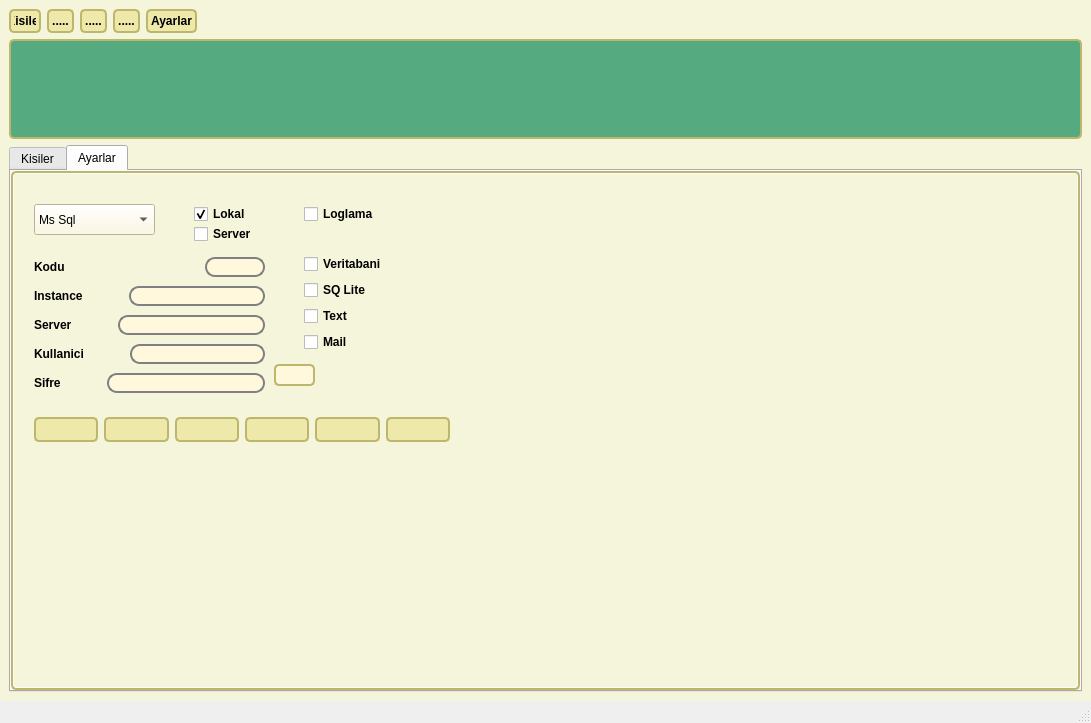
<?xml version="1.0" encoding="UTF-8"?>
<ui version="4.0">
 <class>MainWindow</class>
 <widget class="QMainWindow" name="MainWindow">
  <property name="geometry">
   <rect>
    <x>0</x>
    <y>0</y>
    <width>1091</width>
    <height>723</height>
   </rect>
  </property>
  <property name="windowTitle">
   <string>MainWindow</string>
  </property>
  <property name="styleSheet">
   <string notr="true">.QWidget {
   background-color: beige;
}

/* Nice Windows-XP-style password character. */
QLineEdit[echoMode=&quot;2&quot;] {
    lineedit-password-character: 9679;
}

/* We provide a min-width and min-height for push buttons
   so that they look elegant regardless of the width of the text. */
QPushButton {
    background-color: palegoldenrod;
    border-width: 2px;
    border-color: darkkhaki;
    border-style: solid;
    border-radius: 5;
    padding: 3px;
    min-width: 9ex;
    min-height: 2.5ex;
}

QPushButton:hover {
   background-color: khaki;
}

/* Increase the padding, so the text is shifted when the button is
   pressed. */
QPushButton:pressed {
    padding-left: 5px;
    padding-top: 5px;
    background-color: #d0d67c;
}

QLabel, QAbstractButton {
    font: bold;
}

/* Mark mandatory fields with a brownish color. */
.mandatory {
    color: brown;
}

/* Bold text on status bar looks awful. */
QStatusBar QLabel {
   font: normal;
}

QStatusBar::item {
    border-width: 1;
    border-color: darkkhaki;
    border-style: solid;
    border-radius: 2;
}

QComboBox, QLineEdit, QSpinBox, QTextEdit, QListView {
    background-color: cornsilk;
    selection-color: #0a214c; 
    selection-background-color: #C19A6B;
}

QListView {
    show-decoration-selected: 1;
}

QListView::item:hover {
    background-color: wheat;
}

/* We reserve 1 pixel space in padding. When we get the focus,
   we kill the padding and enlarge the border. This makes the items
   glow. */
QLineEdit, QFrame {
    border-width: 2px;
    padding: 1px;
    border-style: solid;
    border-color: darkkhaki;
    border-radius: 5px;
}

/* As mentioned above, eliminate the padding and increase the border. */
QLineEdit:focus, QFrame:focus {
    border-width: 3px;
    padding: 0px;
}

/* A QLabel is a QFrame ... */
QLabel {
    border: none;
    padding: 0;
    background: none;
}

/* A QToolTip is a QLabel ... */
QToolTip {
    border: 2px solid darkkhaki;
    padding: 5px;
    border-radius: 3px;
    opacity: 200;
}

/* Nice to have the background color change when hovered. */
QRadioButton:hover, QCheckBox:hover {
    background-color: wheat;
}

/* Force the dialog's buttons to follow the Windows guidelines. */
QDialogButtonBox {
    button-layout: 0;
}
</string>
  </property>
  <widget class="QWidget" name="centralwidget">
   <layout class="QVBoxLayout" name="verticalLayout">
    <item>
     <layout class="QHBoxLayout" name="horizontalLayout">
      <item>
       <widget class="QPushButton" name="btnKisiler">
        <property name="maximumSize">
         <size>
          <width>32</width>
          <height>32</height>
         </size>
        </property>
        <property name="text">
         <string>Kisiler</string>
        </property>
       </widget>
      </item>
      <item>
       <widget class="QPushButton" name="pushButton_2">
        <property name="maximumSize">
         <size>
          <width>32</width>
          <height>32</height>
         </size>
        </property>
        <property name="text">
         <string>.....</string>
        </property>
       </widget>
      </item>
      <item>
       <widget class="QPushButton" name="pushButton_5">
        <property name="maximumSize">
         <size>
          <width>32</width>
          <height>32</height>
         </size>
        </property>
        <property name="text">
         <string>.....</string>
        </property>
       </widget>
      </item>
      <item>
       <widget class="QPushButton" name="pushButton_3">
        <property name="maximumSize">
         <size>
          <width>32</width>
          <height>32</height>
         </size>
        </property>
        <property name="sizeIncrement">
         <size>
          <width>0</width>
          <height>0</height>
         </size>
        </property>
        <property name="baseSize">
         <size>
          <width>0</width>
          <height>0</height>
         </size>
        </property>
        <property name="text">
         <string>.....</string>
        </property>
       </widget>
      </item>
      <item>
       <widget class="QPushButton" name="btnAyarlar">
        <property name="maximumSize">
         <size>
          <width>60</width>
          <height>32</height>
         </size>
        </property>
        <property name="text">
         <string>Ayarlar</string>
        </property>
        <property name="iconSize">
         <size>
          <width>30</width>
          <height>30</height>
         </size>
        </property>
       </widget>
      </item>
      <item>
       <spacer name="horizontalSpacer">
        <property name="orientation">
         <enum>Qt::Horizontal</enum>
        </property>
        <property name="sizeHint" stdset="0">
         <size>
          <width>40</width>
          <height>20</height>
         </size>
        </property>
       </spacer>
      </item>
     </layout>
    </item>
    <item>
     <layout class="QHBoxLayout" name="horizontalLayout_2">
      <item>
       <widget class="QFrame" name="frame">
        <property name="minimumSize">
         <size>
          <width>0</width>
          <height>100</height>
         </size>
        </property>
        <property name="styleSheet">
         <string notr="true">background-color: rgb(85, 170, 127);</string>
        </property>
        <property name="frameShape">
         <enum>QFrame::StyledPanel</enum>
        </property>
        <property name="frameShadow">
         <enum>QFrame::Raised</enum>
        </property>
       </widget>
      </item>
     </layout>
    </item>
    <item>
     <layout class="QHBoxLayout" name="horizontalLayout_3">
      <item>
       <widget class="QTabWidget" name="tabKontrol">
        <property name="styleSheet">
         <string notr="true"/>
        </property>
        <property name="currentIndex">
         <number>1</number>
        </property>
        <property name="documentMode">
         <bool>false</bool>
        </property>
        <property name="tabBarAutoHide">
         <bool>false</bool>
        </property>
        <widget class="QWidget" name="tab_Kisiler">
         <attribute name="title">
          <string>Kisiler</string>
         </attribute>
         <layout class="QVBoxLayout" name="verticalLayout_2">
          <item>
           <layout class="QHBoxLayout" name="horizontalLayout_4">
            <item>
             <widget class="QTableWidget" name="tableWidget">
              <column>
               <property name="text">
                <string>New Column</string>
               </property>
              </column>
              <column>
               <property name="text">
                <string>New Column</string>
               </property>
              </column>
              <column>
               <property name="text">
                <string>New Column</string>
               </property>
              </column>
             </widget>
            </item>
           </layout>
          </item>
         </layout>
        </widget>
        <widget class="QWidget" name="tab_Ayarlar">
         <attribute name="title">
          <string>Ayarlar</string>
         </attribute>
         <widget class="QComboBox" name="comboBox">
          <property name="geometry">
           <rect>
            <x>20</x>
            <y>30</y>
            <width>121</width>
            <height>31</height>
           </rect>
          </property>
          <property name="styleSheet">
           <string notr="true"/>
          </property>
          <item>
           <property name="text">
            <string>Ms Sql</string>
           </property>
          </item>
          <item>
           <property name="text">
            <string>My Sql</string>
           </property>
          </item>
          <item>
           <property name="text">
            <string>Sq Lite</string>
           </property>
          </item>
         </widget>
         <widget class="QCheckBox" name="chckBox_Lokal">
          <property name="geometry">
           <rect>
            <x>180</x>
            <y>30</y>
            <width>76</width>
            <height>20</height>
           </rect>
          </property>
          <property name="layoutDirection">
           <enum>Qt::LeftToRight</enum>
          </property>
          <property name="text">
           <string>Lokal</string>
          </property>
          <property name="checked">
           <bool>true</bool>
          </property>
          <property name="tristate">
           <bool>false</bool>
          </property>
         </widget>
         <widget class="QCheckBox" name="chckBox_Server">
          <property name="geometry">
           <rect>
            <x>180</x>
            <y>50</y>
            <width>76</width>
            <height>20</height>
           </rect>
          </property>
          <property name="text">
           <string>Server</string>
          </property>
         </widget>
         <widget class="QCheckBox" name="chckBox_Loglama">
          <property name="geometry">
           <rect>
            <x>290</x>
            <y>30</y>
            <width>75</width>
            <height>20</height>
           </rect>
          </property>
          <property name="styleSheet">
           <string notr="true"/>
          </property>
          <property name="text">
           <string>Loglama</string>
          </property>
         </widget>
         <widget class="QWidget" name="layoutWidget">
          <property name="geometry">
           <rect>
            <x>20</x>
            <y>80</y>
            <width>231</width>
            <height>146</height>
           </rect>
          </property>
          <layout class="QVBoxLayout" name="verticalLayout_6">
           <item>
            <layout class="QHBoxLayout" name="horizontalLayout_5">
             <item>
              <widget class="QLabel" name="label">
               <property name="text">
                <string>Kodu</string>
               </property>
              </widget>
             </item>
             <item>
              <spacer name="horizontalSpacer_2">
               <property name="orientation">
                <enum>Qt::Horizontal</enum>
               </property>
               <property name="sizeType">
                <enum>QSizePolicy::Fixed</enum>
               </property>
               <property name="sizeHint" stdset="0">
                <size>
                 <width>40</width>
                 <height>20</height>
                </size>
               </property>
              </spacer>
             </item>
             <item>
              <widget class="QLineEdit" name="txtKod">
               <property name="maximumSize">
                <size>
                 <width>60</width>
                 <height>16777215</height>
                </size>
               </property>
               <property name="styleSheet">
                <string notr="true">QLineEdit {
    border: 2px solid gray;
    border-radius: 10px;
    padding: 0 8px;
     selection-background-color: darkgray;
}</string>
               </property>
               <property name="text">
                <string/>
               </property>
              </widget>
             </item>
            </layout>
           </item>
           <item>
            <layout class="QHBoxLayout" name="horizontalLayout_6">
             <item>
              <widget class="QLabel" name="label_2">
               <property name="text">
                <string>Instance</string>
               </property>
              </widget>
             </item>
             <item>
              <spacer name="horizontalSpacer_3">
               <property name="orientation">
                <enum>Qt::Horizontal</enum>
               </property>
               <property name="sizeType">
                <enum>QSizePolicy::Fixed</enum>
               </property>
               <property name="sizeHint" stdset="0">
                <size>
                 <width>40</width>
                 <height>20</height>
                </size>
               </property>
              </spacer>
             </item>
             <item>
              <widget class="QLineEdit" name="txtInstance">
               <property name="styleSheet">
                <string notr="true">QLineEdit {
    border: 2px solid gray;
    border-radius: 10px;
    padding: 0 8px;
     selection-background-color: darkgray;
}</string>
               </property>
               <property name="text">
                <string/>
               </property>
              </widget>
             </item>
            </layout>
           </item>
           <item>
            <layout class="QHBoxLayout" name="horizontalLayout_7">
             <item>
              <widget class="QLabel" name="label_3">
               <property name="text">
                <string>Server</string>
               </property>
              </widget>
             </item>
             <item>
              <spacer name="horizontalSpacer_4">
               <property name="orientation">
                <enum>Qt::Horizontal</enum>
               </property>
               <property name="sizeType">
                <enum>QSizePolicy::Fixed</enum>
               </property>
               <property name="sizeHint" stdset="0">
                <size>
                 <width>40</width>
                 <height>20</height>
                </size>
               </property>
              </spacer>
             </item>
             <item>
              <widget class="QLineEdit" name="txtServer">
               <property name="styleSheet">
                <string notr="true">QLineEdit {
    border: 2px solid gray;
    border-radius: 10px;
    padding: 0 8px;
     selection-background-color: darkgray;
}</string>
               </property>
               <property name="text">
                <string/>
               </property>
              </widget>
             </item>
            </layout>
           </item>
           <item>
            <layout class="QHBoxLayout" name="horizontalLayout_8">
             <item>
              <widget class="QLabel" name="label_4">
               <property name="text">
                <string>Kullanici</string>
               </property>
              </widget>
             </item>
             <item>
              <spacer name="horizontalSpacer_5">
               <property name="orientation">
                <enum>Qt::Horizontal</enum>
               </property>
               <property name="sizeType">
                <enum>QSizePolicy::Fixed</enum>
               </property>
               <property name="sizeHint" stdset="0">
                <size>
                 <width>40</width>
                 <height>20</height>
                </size>
               </property>
              </spacer>
             </item>
             <item>
              <widget class="QLineEdit" name="txtKullanici">
               <property name="styleSheet">
                <string notr="true">QLineEdit {
    border: 2px solid gray;
    border-radius: 10px;
    padding: 0 8px;
     selection-background-color: darkgray;
}</string>
               </property>
               <property name="text">
                <string/>
               </property>
              </widget>
             </item>
            </layout>
           </item>
           <item>
            <layout class="QHBoxLayout" name="horizontalLayout_9">
             <item>
              <widget class="QLabel" name="label_5">
               <property name="text">
                <string>Sifre</string>
               </property>
              </widget>
             </item>
             <item>
              <spacer name="horizontalSpacer_6">
               <property name="orientation">
                <enum>Qt::Horizontal</enum>
               </property>
               <property name="sizeType">
                <enum>QSizePolicy::Fixed</enum>
               </property>
               <property name="sizeHint" stdset="0">
                <size>
                 <width>40</width>
                 <height>20</height>
                </size>
               </property>
              </spacer>
             </item>
             <item>
              <widget class="QLineEdit" name="txtSifre">
               <property name="styleSheet">
                <string notr="true">QLineEdit {
    border: 2px solid gray;
    border-radius: 10px;
    padding: 0 8px;
     selection-background-color: darkgray;
}</string>
               </property>
               <property name="text">
                <string/>
               </property>
              </widget>
             </item>
            </layout>
           </item>
          </layout>
         </widget>
         <widget class="QWidget" name="layoutWidget">
          <property name="geometry">
           <rect>
            <x>290</x>
            <y>80</y>
            <width>111</width>
            <height>100</height>
           </rect>
          </property>
          <layout class="QVBoxLayout" name="verticalLayout_3">
           <item>
            <widget class="QCheckBox" name="chckBox_Veritabani">
             <property name="text">
              <string>Veritabani</string>
             </property>
            </widget>
           </item>
           <item>
            <widget class="QCheckBox" name="chckBox_SQLite">
             <property name="text">
              <string>SQ Lite</string>
             </property>
            </widget>
           </item>
           <item>
            <widget class="QCheckBox" name="chckBox_Text">
             <property name="text">
              <string>Text</string>
             </property>
            </widget>
           </item>
           <item>
            <widget class="QCheckBox" name="chckBox_Mail">
             <property name="text">
              <string>Mail</string>
             </property>
            </widget>
           </item>
          </layout>
         </widget>
         <widget class="QWidget" name="layoutWidget">
          <property name="geometry">
           <rect>
            <x>20</x>
            <y>240</y>
            <width>416</width>
            <height>31</height>
           </rect>
          </property>
          <layout class="QHBoxLayout" name="horizontalLayout_10">
           <item>
            <widget class="QPushButton" name="btnBaglan">
             <property name="minimumSize">
              <size>
               <width>64</width>
               <height>25</height>
              </size>
             </property>
             <property name="text">
              <string/>
             </property>
             <property name="icon">
              <iconset resource="fih_resources.qrc">
               <normaloff>:/newPrefix/connected-32.png</normaloff>:/newPrefix/connected-32.png</iconset>
             </property>
            </widget>
           </item>
           <item>
            <widget class="QPushButton" name="btnVeritabani">
             <property name="minimumSize">
              <size>
               <width>64</width>
               <height>25</height>
              </size>
             </property>
             <property name="text">
              <string/>
             </property>
             <property name="icon">
              <iconset resource="fih_resources.qrc">
               <normaloff>:/newPrefix/database-32.png</normaloff>:/newPrefix/database-32.png</iconset>
             </property>
            </widget>
           </item>
           <item>
            <widget class="QPushButton" name="btnSil">
             <property name="minimumSize">
              <size>
               <width>64</width>
               <height>25</height>
              </size>
             </property>
             <property name="text">
              <string/>
             </property>
             <property name="icon">
              <iconset resource="fih_resources.qrc">
               <normaloff>:/newPrefix/delete-32.png</normaloff>:/newPrefix/delete-32.png</iconset>
             </property>
            </widget>
           </item>
           <item>
            <widget class="QPushButton" name="btnEkle">
             <property name="minimumSize">
              <size>
               <width>64</width>
               <height>25</height>
              </size>
             </property>
             <property name="text">
              <string/>
             </property>
             <property name="icon">
              <iconset resource="fih_resources.qrc">
               <normaloff>:/newPrefix/add-32.png</normaloff>:/newPrefix/add-32.png</iconset>
             </property>
            </widget>
           </item>
           <item>
            <widget class="QPushButton" name="btnKaydet">
             <property name="minimumSize">
              <size>
               <width>64</width>
               <height>25</height>
              </size>
             </property>
             <property name="text">
              <string/>
             </property>
             <property name="icon">
              <iconset resource="fih_resources.qrc">
               <normaloff>:/newPrefix/save-32.png</normaloff>:/newPrefix/save-32.png</iconset>
             </property>
            </widget>
           </item>
           <item>
            <widget class="QPushButton" name="brnCikis">
             <property name="minimumSize">
              <size>
               <width>64</width>
               <height>25</height>
              </size>
             </property>
             <property name="text">
              <string/>
             </property>
             <property name="icon">
              <iconset resource="fih_resources.qrc">
               <normaloff>:/newPrefix/exit-32.png</normaloff>:/newPrefix/exit-32.png</iconset>
             </property>
            </widget>
           </item>
          </layout>
         </widget>
         <widget class="QLineEdit" name="txtcdid">
          <property name="geometry">
           <rect>
            <x>260</x>
            <y>190</y>
            <width>41</width>
            <height>22</height>
           </rect>
          </property>
         </widget>
        </widget>
       </widget>
      </item>
     </layout>
    </item>
   </layout>
  </widget>
  <widget class="QStatusBar" name="statusbar"/>
 </widget>
 <resources>
  <include location="fih_resources.qrc"/>
 </resources>
 <connections/>
</ui>
